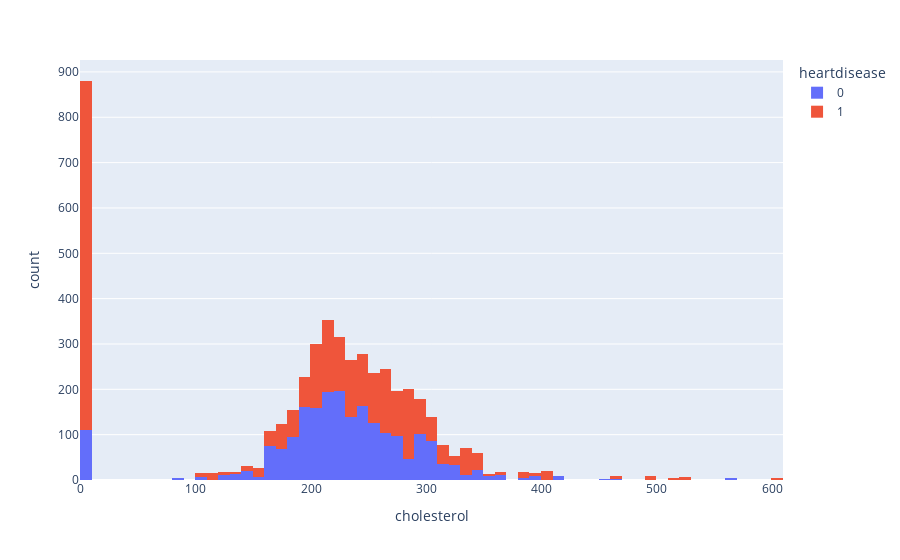

The code cell stored with this chart in its notebook:
### Code cell
px.histogram(df, x = 'cholesterol', color='heartdisease')

### Figure 1 — Plotly figure (JSON) as saved in the notebook; plotly's stock layout.template omitted (floating-point values rounded to 4 significant figures; data arrays with more than 128 entries replaced by an {"elided": "..."} marker saying what was removed)
{"data": [{"alignmentgroup": "True", "bingroup": "x", "hovertemplate": "heartdisease=0<br>cholesterol=%{x}<br>count=%{y}<extra></extra>", "legendgroup": "0", "marker": {"color": "#636efa", "pattern": {"shape": ""}}, "name": "0", "offsetgroup": "0", "orientation": "v", "showlegend": true, "type": "histogram", "x": {"elided": "2134 int values"}, "xaxis": "x", "yaxis": "y"}, {"alignmentgroup": "True", "bingroup": "x", "hovertemplate": "heartdisease=1<br>cholesterol=%{x}<br>count=%{y}<extra></extra>", "legendgroup": "1", "marker": {"color": "#EF553B", "pattern": {"shape": ""}}, "name": "1", "offsetgroup": "1", "orientation": "v", "showlegend": true, "type": "histogram", "x": {"elided": "2583 int values"}, "xaxis": "x", "yaxis": "y"}], "layout": {"barmode": "relative", "legend": {"title": {"text": "heartdisease"}, "tracegroupgap": 0}, "margin": {"t": 60}, "xaxis": {"anchor": "y", "domain": [0, 1], "title": {"text": "cholesterol"}}, "yaxis": {"anchor": "x", "domain": [0, 1], "title": {"text": "count"}}}}
